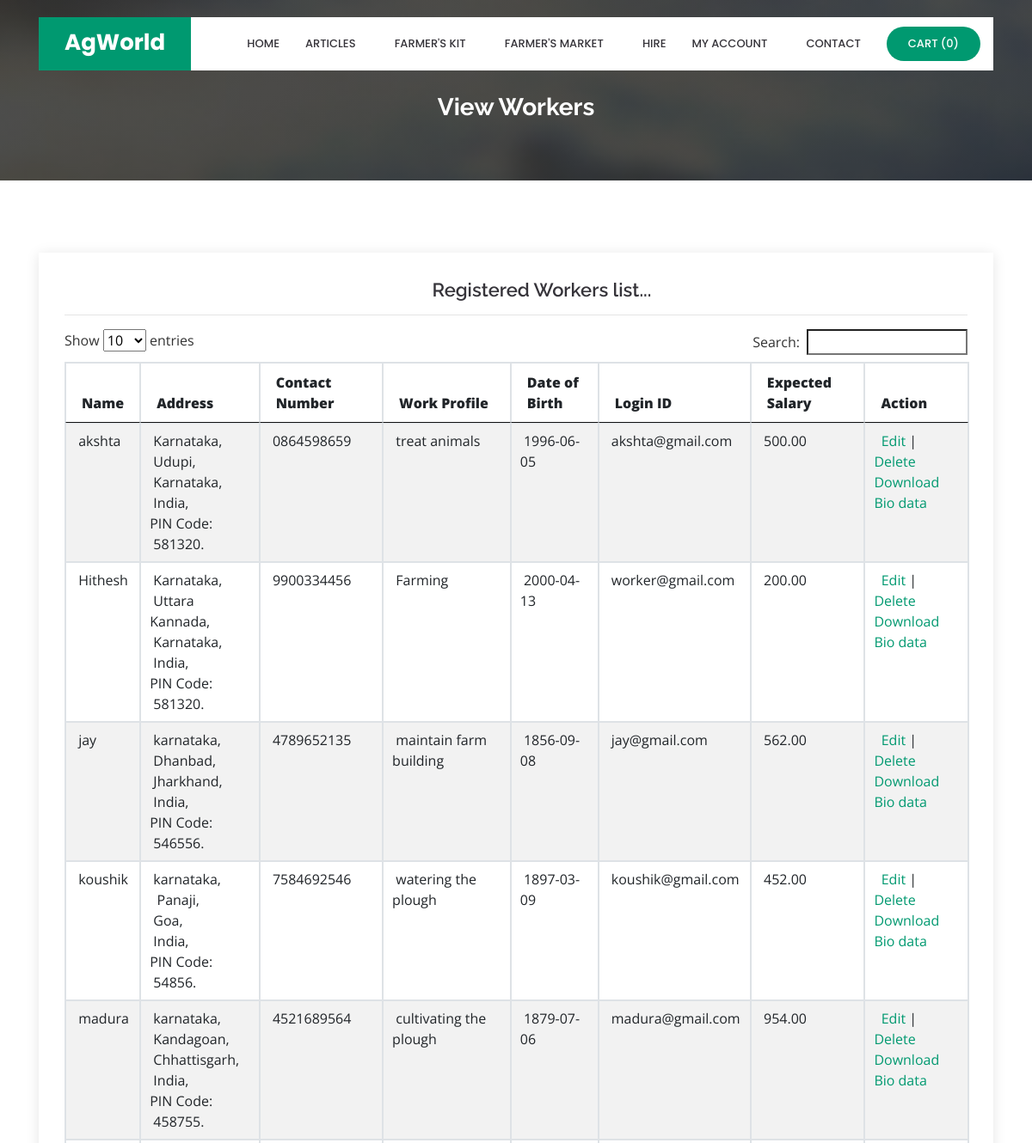
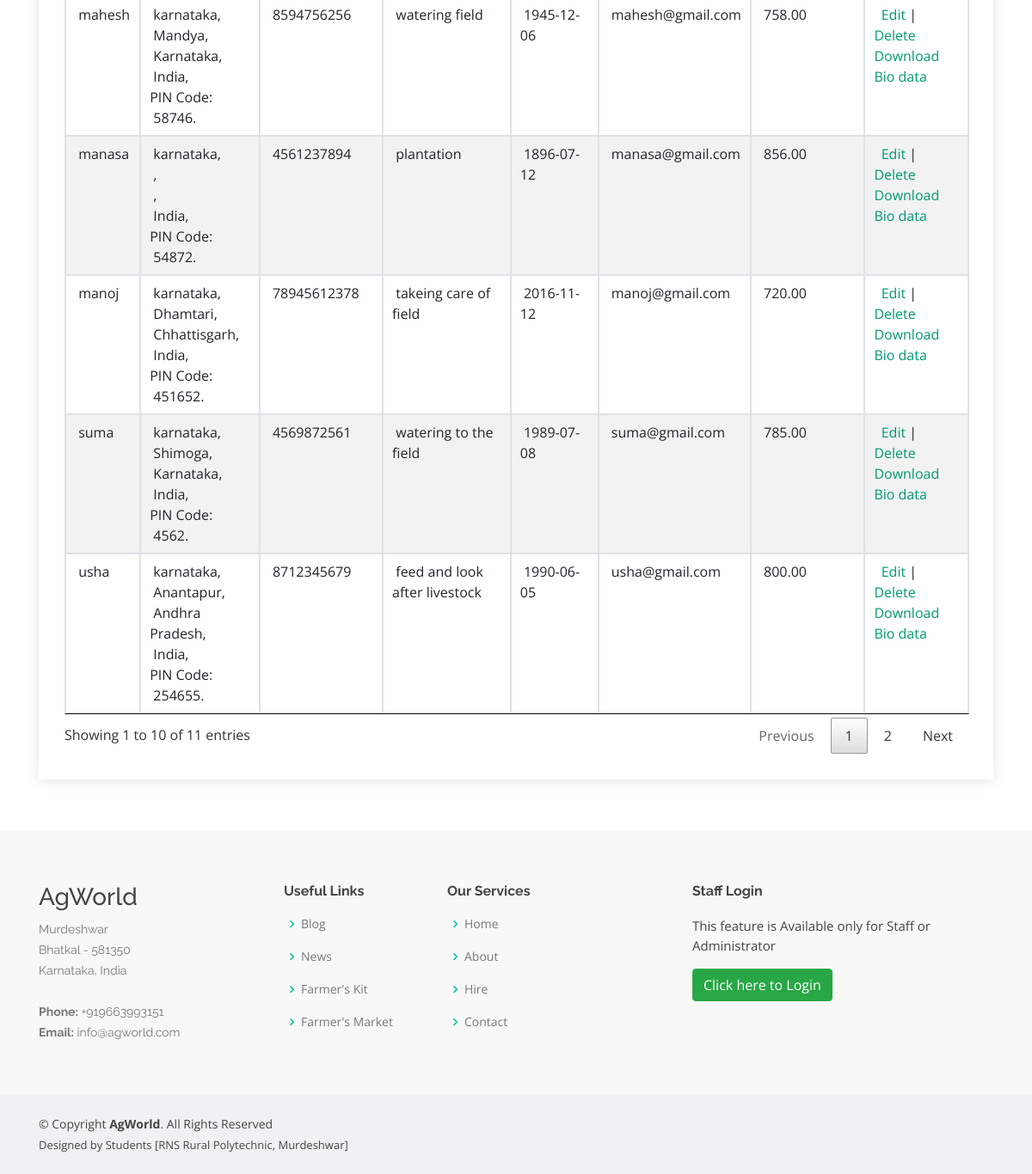
The app's page /viewworker.php with its own data (2 pictures, top to bottom).
### tables this page shows
CREATE TABLE `worker` (
  `worker_id` int(10) NOT NULL,
  `name` varchar(50) NOT NULL,
  `address` text NOT NULL,
  `state_id` int(10) NOT NULL,
  `city_id` int(10) NOT NULL,
  `country_id` int(10) NOT NULL,
  `pincode` varchar(10) NOT NULL,
  `work_profile` text NOT NULL,
  `biodata` varchar(100) NOT NULL,
  `contactno` varchar(15) NOT NULL,
  `date_of_birth` date NOT NULL,
  `login_id` varchar(100) NOT NULL,
  `password` varchar(100) NOT NULL,
  `expected_salary` float(10,2) NOT NULL,
  `status` varchar(10) NOT NULL
);

CREATE TABLE `city` (
  `city_id` int(10) NOT NULL,
  `country_id` int(10) NOT NULL,
  `state_id` int(10) NOT NULL,
  `city` varchar(25) NOT NULL,
  `description` text NOT NULL,
  `status` varchar(10) NOT NULL
);

CREATE TABLE `state` (
  `state_id` int(10) NOT NULL,
  `country_id` int(10) NOT NULL,
  `state` varchar(25) NOT NULL,
  `description` text NOT NULL,
  `status` varchar(10) NOT NULL
);

CREATE TABLE `country` (
  `country_id` int(10) NOT NULL,
  `country` varchar(25) NOT NULL,
  `description` text NOT NULL,
  `status` varchar(10) NOT NULL
);

### viewworker.php (the view, shortened to what this page needs)
<?php
include("header.php");
include("dbconnection.php");
?>
  <main id="main">
    <section id="cta" class="cta">
      <div class="container">
        <div class="text-center" data-aos="zoom-in">
		<br><br>
          <h3>View Workers</h3>
        </div>
      </div>
    </section>
    <section id="contact" class="contact">
      <div class="container">
        <div class="row">
          <div class="col-lg-12" data-aos="fade-up" data-aos-delay="100">
            <div class="info mt-4 ">
		<center><h4>Registered Workers list...</h4></center><hr>
<?php
							 $sql = "SELECT * FROM worker";
							  $qsql = mysqli_query($con,$sql);
							  if(mysqli_num_rows($qsql)  == 0)
									{
										echo "<center>There is no worker to display!!</center>";
									}
									else
									{
							?>
							<table ID="datatable" class="table table-striped table-bordered"  style="width:100%">
								<THEAD>
							  <tr>
						      <th><strong>Name</strong></th>
						      <th><strong>Address</strong></th>
                                 <th><strong>Contact Number</strong></th>
						      <th><strong>Work Profile</strong></th>
						      <th><strong>Date of Birth</strong></th>
						      <th><strong>Login ID</strong></th>
						      <th><strong>Expected Salary</strong></th>
                               <th><strong>Action</strong></th>
						      </tr>
								</THEAD>
								<TBODY>
<?php
							  while($rs = mysqli_fetch_array($qsql))
							  {
	  $sql1 = "SELECT * FROM country WHERE country_id='$rs[country_id]'";
								  $qsql1 = mysqli_query($con,$sql1);
								  $rs1 = mysqli_fetch_array($qsql1);
								  $sql2 = "SELECT * FROM state WHERE state_id='$rs[state_id]'";
								  $qsql2 = mysqli_query($con,$sql2);
								  $rs12 = mysqli_fetch_array($qsql2);
								  $sql3 = "SELECT * FROM city WHERE city_id='$rs[city_id]'";
								  $qsql3 = mysqli_query($con,$sql3);
								  $rs13 = mysqli_fetch_array($qsql3);
							  echo "
						    <tr>
						      <td>&nbsp;$rs[name]</td>
						      <td>&nbsp;$rs[address], <br>
						      &nbsp;$rs13[city],<br>
							  &nbsp;$rs12[state],<br>
							  &nbsp;$rs1[country],<br>
						      PIN Code: &nbsp;$rs[pincode].</td>
							   <td>&nbsp;$rs[contactno]</td>
						      <td>&nbsp;$rs[work_profile]</td>
						      <td>&nbsp;$rs[date_of_birth]</td>
						      <td>&nbsp;$rs[login_id]</td>
						      <td>&nbsp;$rs[expected_salary]</td>
						      <td>&nbsp;
							  <a href='worker.php?editid=$rs[worker_id]'>Edit</a> |
							  <a href='viewworker.php?deleteid=$rs[worker_id]' onclick='return delconfirm()'>Delete</a><br>
<a href='imgworker/$rs[biodata]'>Download Bio data</a>
							  </td>
					        </tr>";
							  }
							  ?>
								</TBODY>
						  </table>
						<?php
						 }
						?>
            </div>
		  </div>
        </div>
      </div>
    </section>
  </main>
<?php
include("footer.php");
?>

### assets/css/style.css (style rules this page uses)
body { font-family: "Open Sans", sans-serif; color: #444444; }
a { color: #009970; }
h1, h2, h3, h4, h5, h6 { font-family: "Raleway", sans-serif; }
section { padding: 60px 0; overflow: hidden; }
.cta { background: linear-gradient(rgba(2, 2, 2, 0.7), rgba(0, 0, 0, 0.7)), url("../img/cta-bg.jpg") fixed center center; background-size: cover; padding: 60px 0; }
.cta h3 { color: #fff; font-size: 28px; font-weight: 700; }
.contact .info { padding: 30px; width: 100%; background: #fff; box-shadow: 0px 2px 15px rgba(0, 0, 0, 0.1); }
.contact .info h4 { padding: 0 0 0 60px; font-size: 22px; font-weight: 600; margin-bottom: 5px; color: #36343a; }

### records on screen
worker: name "Hithesh", address "Karnataka", city.city "Uttara Kannada", state.state "Karnataka", country.country "India", pincode "581320", contactno "9900334456", work_profile "Farming", date_of_birth "2000-04-13", login "worker@gmail.com", expected_salary "200.00"
worker: name "usha", address "karnataka", city.city "Anantapur", state.state "Andhra Pradesh", country.country "India", pincode "254655", contactno "8712345679", work_profile "feed and look after livestock", date_of_birth "1990-06-05", login "usha@gmail.com", expected_salary "800.00"
worker: name "akshta", address "Karnataka", city.city "Udupi", state.state "Karnataka", country.country "India", pincode "581320", contactno "0864598659", work_profile "treat animals", date_of_birth "1996-06-05", login "akshta@gmail.com", expected_salary "500.00"
worker: name "manoj", address "karnataka", city.city "Dhamtari", state.state "Chhattisgarh", country.country "India", pincode "451652", contactno "78945612378", work_profile "takeing care of field", date_of_birth "2016-11-12", login "manoj@gmail.com", expected_salary "720.00"
worker: name "suma", address "karnataka", city.city "Shimoga", state.state "Karnataka", country.country "India", pincode "4562", contactno "4569872561", work_profile "watering to the field", date_of_birth "1989-07-08", login "suma@gmail.com", expected_salary "785.00"
worker: name "manasa", address "karnataka", country.country "India", pincode "54872", contactno "4561237894", work_profile "plantation", date_of_birth "1896-07-12", login "manasa@gmail.com", expected_salary "856.00"
worker: name "koushik", address "karnataka", city.city "Panaji", state.state "Goa", country.country "India", pincode "54856", contactno "7584692546", work_profile "watering the plough", date_of_birth "1897-03-09", login "koushik@gmail.com", expected_salary "452.00"
worker: name "madura", address "karnataka", city.city "Kandagoan", state.state "Chhattisgarh", country.country "India", pincode "458755", contactno "4521689564", work_profile "cultivating the plough", date_of_birth "1879-07-06", login "madura@gmail.com", expected_salary "954.00"
worker: name "jay", address "karnataka", city.city "Dhanbad", state.state "Jharkhand", country.country "India", pincode "546556", contactno "4789652135", work_profile "maintain farm building", date_of_birth "1856-09-08", login "jay@gmail.com", expected_salary "562.00"
worker: name "mahesh", address "karnataka", city.city "Mandya", state.state "Karnataka", country.country "India", pincode "58746", contactno "8594756256", work_profile "watering field", date_of_birth "1945-12-06", login "mahesh@gmail.com", expected_salary "758.00"

### other values on screen
mysqli_num_rows($qsqlproduct_purchase_record) "0"
